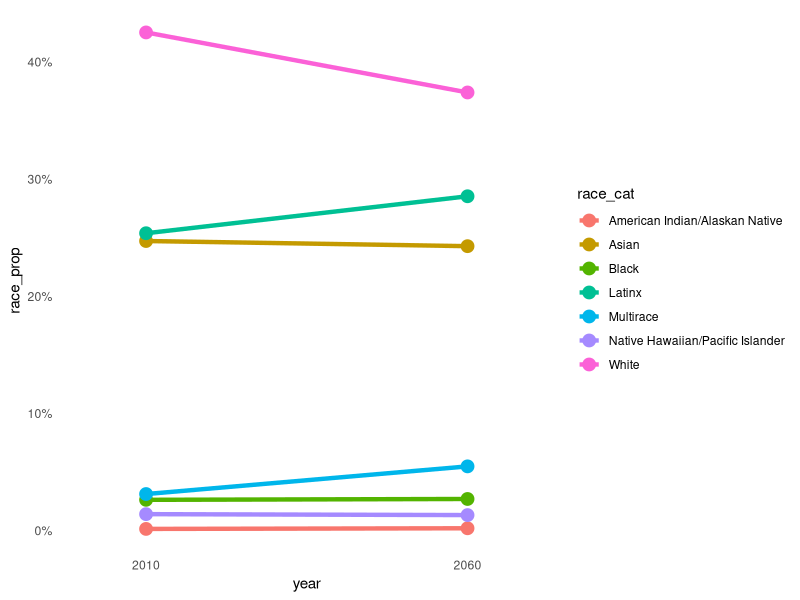

R code for this plot:
## ---- chunk 1
knitr::opts_chunk$set(
	echo = TRUE,
	message = FALSE,
	warning = FALSE,
	warn.conflicts = FALSE
)
## ---- chunk 2
library(dplyr)
library(ggplot2)
library(grid)
library(gridExtra)
## ---- chunk 3
dof <- read.csv("data//dof_estimates_sex_race.csv")

glimpse(dof)
## ---- chunk 4
dof1 <- dof %>%
  group_by(year, race_cat) %>%
  summarize(pop_race_cat = sum(pop_race_sex),
            .groups = "keep") %>%
  ungroup() %>%
  group_by(year) %>%
  mutate(year_total = sum(pop_race_cat)) %>%
  ungroup() %>%
  mutate(race_prop = pop_race_cat/year_total)
## ---- chunk 5
dof1 %>%
  filter(year %in% c(2010, 2060)) %>%
  ggplot() + 
  geom_line(aes(x = year, y = race_prop, color = race_cat), linewidth = 1.5)  + 
  geom_point(aes(x = year, y = race_prop, color = race_cat), size = 4) + 
  scale_x_continuous(limits = c(2000, 2070),
                     breaks = c(2010, 2060)) + 
  scale_y_continuous(labels = scales::percent) + 
  theme_minimal() + 
  theme(panel.grid.major = element_blank(),
        panel.grid.minor = element_blank())
